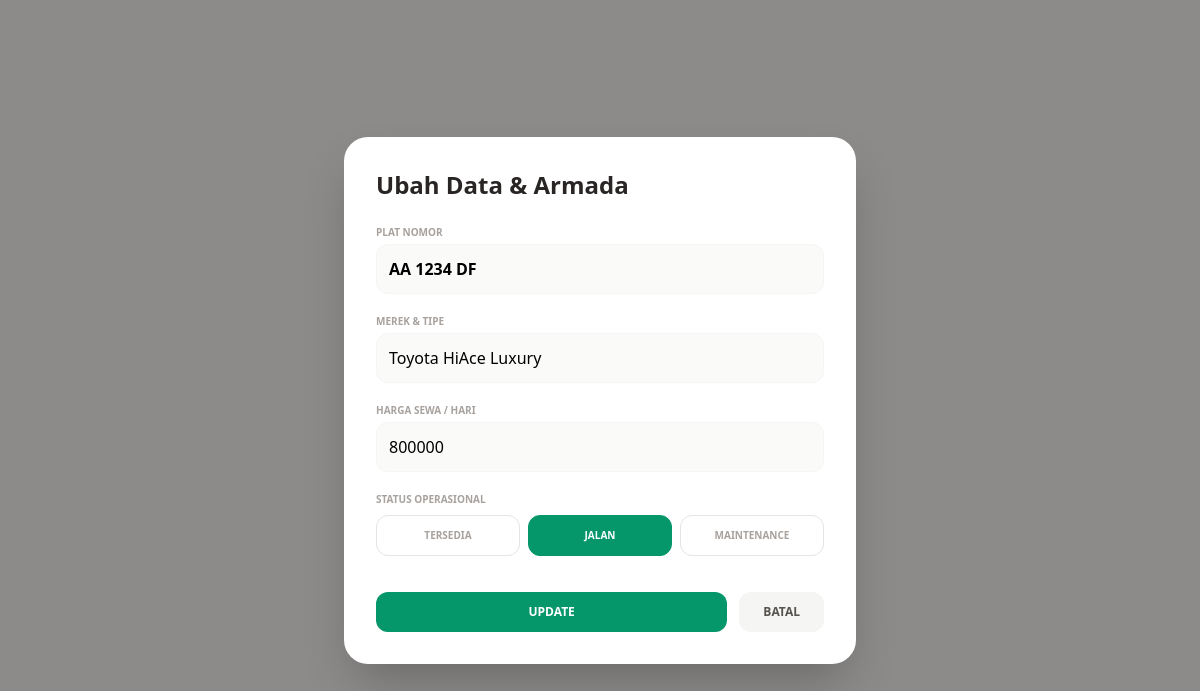
Page /pages/admin/edit-mobil.php?id=1 on the committed database.
### tables this page shows
CREATE TABLE `mobil` (
  `id` int(11) NOT NULL,
  `merk` varchar(50) NOT NULL,
  `tahun_kendaraan` year(4) NOT NULL,
  `jumlah_kursi` int(11) NOT NULL,
  `plat_nomor` varchar(15) NOT NULL,
  `status_mobil` enum('tersedia','jalan','maintenance') NOT NULL DEFAULT 'tersedia',
  `status_stnk` enum('Aktif','Mati') DEFAULT 'Aktif',
  `status_pajak` enum('Aktif','Mati') DEFAULT 'Aktif',
  `status_kir` enum('Aktif','Mati','Tidak Ada') DEFAULT 'Tidak Ada',
  `harga_sewa_per_hari` int(11) NOT NULL
);

### pages/admin/edit-mobil.php (the view, shortened to what this page needs)
<?php
require_once __DIR__ . '/../../config/database.php';
$id = $_GET['id'] ?? null;
$stmt = $pdo->prepare("SELECT * FROM mobil WHERE id = ?");
$stmt->execute([$id]);
$data = $stmt->fetch();
?>
<!DOCTYPE html>
<html lang="id">
<head>
    <script src="https://cdn.tailwindcss.com"></script>
</head>
<body class="bg-stone-900/50 min-h-screen flex items-center justify-center p-4">
    <div class="bg-white w-full max-w-lg p-8 rounded-3xl shadow-2xl">
        <h2 class="text-2xl font-bold mb-6 text-stone-800">Ubah Data & Armada</h2>
        <form action="" method="POST" class="space-y-5">
            <div>
                <label class="block text-[10px] font-bold text-stone-400 uppercase mb-1">Plat Nomor</label>
                <input type="text" name="plat_nomor" value="<?= htmlspecialchars($data['plat_nomor']); ?>" required class="w-full p-3 bg-stone-50 border border-stone-100 rounded-xl font-bold uppercase">
            </div>
            <div>
                <label class="block text-[10px] font-bold text-stone-400 uppercase mb-1">Merek & Tipe</label>
                <input type="text" name="merk" value="<?= htmlspecialchars($data['merk']); ?>" required class="w-full p-3 bg-stone-50 border border-stone-100 rounded-xl">
            </div>
            <div>
                <label class="block text-[10px] font-bold text-stone-400 uppercase mb-1">Harga Sewa / Hari</label>
                <input type="number" name="harga_sewa_per_hari" value="<?= htmlspecialchars($data['harga_sewa_per_hari']); ?>" required class="w-full p-3 bg-stone-50 border border-stone-100 rounded-xl">
            </div>
            <div>
                <label class="block text-[10px] font-bold text-stone-400 uppercase mb-2">Status Operasional</label>
                <div class="grid grid-cols-3 gap-2">
                    <?php
                    $statuses = ['tersedia' => 'TERSEDIA', 'jalan' => 'JALAN', 'maintenance' => 'MAINTENANCE'];
                    foreach ($statuses as $val => $label):
                    ?>
                        <label class="cursor-pointer">
                            <div class="text-center p-3 rounded-xl border border-stone-200 text-[10px] font-bold text-stone-400 peer-checked:bg-emerald-600 peer-checked:text-white peer-checked:border-emerald-600 transition-all">
                                <?= $label ?>
                            </div>
                        </label>
                    <?php endforeach; ?>
                </div>
            </div>
            <div class="pt-4 flex gap-3">
                <button type="submit" name="update" class="flex-1 bg-emerald-600 text-white py-3 rounded-xl text-xs font-bold uppercase hover:bg-emerald-700">Update</button>
                <a href="master-mobil.php" class="px-6 bg-stone-100 text-stone-600 py-3 rounded-xl text-xs font-bold uppercase hover:bg-stone-200">Batal</a>
            </div>
        </form>
    </div>
</body>
</html>

### rows in the picture
mobil: plat_nomor "AA 1234 DF", merk "Toyota HiAce Luxury", harga_sewa_per_hari "800000"

### other values in the picture
$label "TERSEDIA"
$label "JALAN"
$label "MAINTENANCE"
